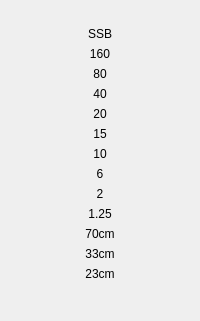
         <widget class="QFrame" name="Band_Mode_Frame_SSB">
          <property name="minimumSize">
           <size>
            <width>40</width>
            <height>0</height>
           </size>
          </property>
          <property name="frameShape">
           <enum>QFrame::Shape::NoFrame</enum>
          </property>
          <property name="frameShadow">
           <enum>QFrame::Shadow::Raised</enum>
          </property>
          <layout class="QVBoxLayout" name="verticalLayout_4">
           <property name="leftMargin">
            <number>0</number>
           </property>
           <property name="topMargin">
            <number>27</number>
           </property>
           <property name="rightMargin">
            <number>0</number>
           </property>
           <property name="bottomMargin">
            <number>0</number>
           </property>
           <item>
            <widget class="QLabel" name="mode_ssb">
             <property name="text">
              <string>SSB</string>
             </property>
             <property name="alignment">
              <set>Qt::AlignmentFlag::AlignCenter</set>
             </property>
            </widget>
           </item>
           <item>
            <widget class="QLabel" name="ssb_band_160">
             <property name="text">
              <string>160</string>
             </property>
             <property name="alignment">
              <set>Qt::AlignmentFlag::AlignCenter</set>
             </property>
            </widget>
           </item>
           <item>
            <widget class="QLabel" name="ssb_band_80">
             <property name="text">
              <string>80</string>
             </property>
             <property name="alignment">
              <set>Qt::AlignmentFlag::AlignCenter</set>
             </property>
            </widget>
           </item>
           <item>
            <widget class="QLabel" name="ssb_band_40">
             <property name="text">
              <string>40</string>
             </property>
             <property name="alignment">
              <set>Qt::AlignmentFlag::AlignCenter</set>
             </property>
            </widget>
           </item>
           <item>
            <widget class="QLabel" name="ssb_band_20">
             <property name="text">
              <string>20</string>
             </property>
             <property name="alignment">
              <set>Qt::AlignmentFlag::AlignCenter</set>
             </property>
            </widget>
           </item>
           <item>
            <widget class="QLabel" name="ssb_band_15">
             <property name="text">
              <string>15</string>
             </property>
             <property name="alignment">
              <set>Qt::AlignmentFlag::AlignCenter</set>
             </property>
            </widget>
           </item>
           <item>
            <widget class="QLabel" name="ssb_band_10">
             <property name="text">
              <string>10</string>
             </property>
             <property name="alignment">
              <set>Qt::AlignmentFlag::AlignCenter</set>
             </property>
            </widget>
           </item>
           <item>
            <widget class="QLabel" name="ssb_band_6">
             <property name="text">
              <string>6</string>
             </property>
             <property name="alignment">
              <set>Qt::AlignmentFlag::AlignCenter</set>
             </property>
            </widget>
           </item>
           <item>
            <widget class="QLabel" name="ssb_band_2">
             <property name="text">
              <string>2</string>
             </property>
             <property name="alignment">
              <set>Qt::AlignmentFlag::AlignCenter</set>
             </property>
            </widget>
           </item>
           <item>
            <widget class="QLabel" name="ssb_band_125">
             <property name="text">
              <string>1.25</string>
             </property>
             <property name="alignment">
              <set>Qt::AlignmentFlag::AlignCenter</set>
             </property>
            </widget>
           </item>
           <item>
            <widget class="QLabel" name="ssb_band_70cm">
             <property name="text">
              <string>70cm</string>
             </property>
             <property name="alignment">
              <set>Qt::AlignmentFlag::AlignCenter</set>
             </property>
            </widget>
           </item>
           <item>
            <widget class="QLabel" name="ssb_band_33cm">
             <property name="text">
              <string>33cm</string>
             </property>
             <property name="alignment">
              <set>Qt::AlignmentFlag::AlignCenter</set>
             </property>
            </widget>
           </item>
           <item>
            <widget class="QLabel" name="ssb_band_23cm">
             <property name="text">
              <string>23cm</string>
             </property>
             <property name="alignment">
              <set>Qt::AlignmentFlag::AlignCenter</set>
             </property>
            </widget>
           </item>
           <item>
            <spacer name="verticalSpacer_2">
             <property name="orientation">
              <enum>Qt::Orientation::Vertical</enum>
             </property>
             <property name="sizeHint" stdset="0">
              <size>
               <width>20</width>
               <height>40</height>
              </size>
             </property>
            </spacer>
           </item>
          </layout>
         </widget>
